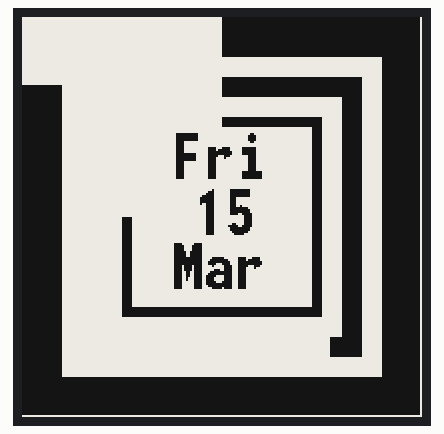
Bench run of a sketch on a simulated ESP32. Parts: 200×200 one-colour display. The local clock reads 2024-03-15 10:24:30 at power-on unless the sketch sets it.

Above: at 2.3 s.
At 30.8 s:
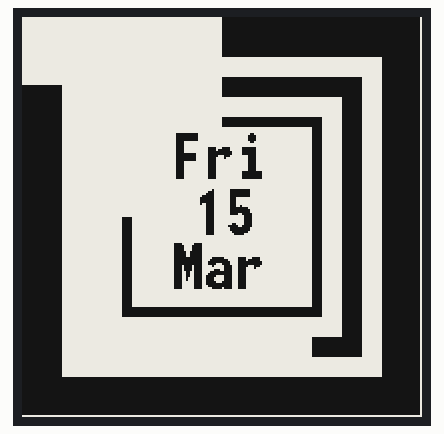
At 91.3 s:
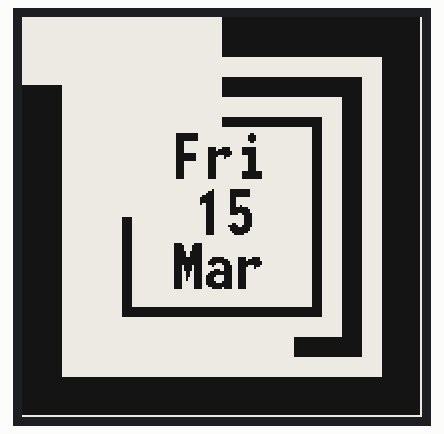

Measured:
- what the display in image 1 shows lasts 60.5 s, from 30.8 s to 91.3 s

The sketch:

square.ino
```cpp
#include "Watchy_square.h"
#include "settings.h"

Watchysquare watchy(settings);

void setup(){
  watchy.init();
}

void loop(){}
```

Watchy_square.cpp
```cpp
#include "Watchy_square.h"

#define DARKMODE false

const uint8_t WIDTH = 66;
const uint8_t HEIGHT = 20;
const uint8_t MINW = 10;
const uint8_t MINH = 10;
int8_t batLev;
int Minx[59] = { 100,109,118,127,136,145,154,160,160,160,160,160,160,160,160,160,160,160,160,160,160,160,160,154, 145, 136, 127, 118, 109, 100, 91, 82, 73, 64, 55, 46, 37, 30, 30, 30, 30, 30, 30, 30, 30, 30, 30, 30, 30, 30, 30, 30, 30, 40, 50, 60, 70, 80, 90 };
int Miny[59] = { 30, 30, 30, 30, 30, 30, 30, 30, 39, 48, 57, 66, 73, 82, 90,100,109,118,127,136,145,154, 160,160, 160, 160, 160, 160, 160, 160,160,160,160,160,160,160,160,160,154, 145,136,127,118,109,100, 91, 82,73, 64, 55, 46, 37, 30, 30, 30, 30, 30, 30, 30};

void Watchysquare::drawWatchFace(){
    display.fillScreen(DARKMODE ? GxEPD_BLACK : GxEPD_WHITE);
    display.setTextColor(DARKMODE ? GxEPD_WHITE : GxEPD_BLACK);
    drawTime();
    drawDate();
    drawBattery();

}
void Watchysquare::drawTime(){

    // reset step counter at midnight
    if (currentTime.Hour == 00 && currentTime.Minute == 00){
      sensor.resetStepCounter();
              //turn off radios
      WiFi.mode(WIFI_OFF);
      btStop();
    }
	// time adjustment of 15,5 seconds each day (Watchy runs too fast)

    if (currentTime.Hour == 00 && currentTime.Minute == 30){

        RTC.read(currentTime);
        int8_t sekunde = currentTime.Second;
        int8_t minute = currentTime.Minute;
        int8_t hour = currentTime.Hour;
        int8_t day = currentTime.Day;
        int8_t month = currentTime.Month;
        int8_t year = tmYearToY2k(currentTime.Year);

        delay(15500);

        tmElements_t tm;
        tm.Month = month;
        tm.Day = day;
        tm.Year = y2kYearToTm(year);
        tm.Hour = hour;
        tm.Minute = minute ;
        tm.Second = sekunde;

        RTC.set(tm);

         }
	// end of time adjustment, if you don't like a time adjustment, just delete above lines

    int8_t Stunde = currentTime.Hour;
    int8_t Minute = currentTime.Minute;

    if (Stunde >= 1 && Stunde<13) {
        display.fillRect(100 , 0, WIDTH, HEIGHT, DARKMODE ? GxEPD_WHITE : GxEPD_BLACK);
    }

    if (Stunde >= 2 && Stunde<14) {
        display.fillRect(166, 0,  WIDTH/2, HEIGHT, DARKMODE ? GxEPD_WHITE : GxEPD_BLACK);
        display.fillRect(180, 0, HEIGHT-1, WIDTH/2, DARKMODE ? GxEPD_WHITE : GxEPD_BLACK);
    }

    if (Stunde >= 3 && Stunde < 15) {
        display.fillRect(180, 33, HEIGHT-1, WIDTH, DARKMODE ? GxEPD_WHITE : GxEPD_BLACK);
    }
    if (Stunde >= 4 && Stunde < 16) {
        display.fillRect(180, 99, HEIGHT-1, WIDTH+1, DARKMODE ? GxEPD_WHITE : GxEPD_BLACK);
    }
    if (Stunde >= 5 && Stunde < 17) {
        display.fillRect(180, 166, HEIGHT-1, WIDTH/2, DARKMODE ? GxEPD_WHITE : GxEPD_BLACK);
        display.fillRect(166, 180, WIDTH / 2, HEIGHT-1, DARKMODE ? GxEPD_WHITE : GxEPD_BLACK);
    }
    if (Stunde >= 6 && Stunde < 18) {
        display.fillRect(100, 180, WIDTH, HEIGHT-1, DARKMODE ? GxEPD_WHITE : GxEPD_BLACK);
    }
    if (Stunde >= 7 && Stunde < 19) {
        display.fillRect(34, 180, WIDTH, HEIGHT-1, DARKMODE ? GxEPD_WHITE : GxEPD_BLACK);
    }
    if (Stunde >= 8 && Stunde < 20) {
        display.fillRect(0, 180,  WIDTH/2+1, HEIGHT-1, DARKMODE ? GxEPD_WHITE : GxEPD_BLACK);
        display.fillRect(0, 166,  HEIGHT, WIDTH / 2, DARKMODE ? GxEPD_WHITE : GxEPD_BLACK);
    }
    if (Stunde >= 9 && Stunde < 21) {
        display.fillRect(0, 100, HEIGHT, WIDTH, DARKMODE ? GxEPD_WHITE : GxEPD_BLACK);
    }
    if (Stunde >= 10 && Stunde < 22) {
        display.fillRect(0, 34, HEIGHT, WIDTH, DARKMODE ? GxEPD_WHITE : GxEPD_BLACK);
    }
    if (Stunde >= 11 && Stunde < 23) {
        display.fillRect(0, 0, HEIGHT, WIDTH/2+1, DARKMODE ? GxEPD_WHITE : GxEPD_BLACK);
        display.fillRect(0, 0, WIDTH / 2 +1, HEIGHT, DARKMODE ? GxEPD_WHITE : GxEPD_BLACK);
    }
    if (Stunde >= 12 ) {
        display.fillRect(34, 0, WIDTH, HEIGHT, DARKMODE ? GxEPD_WHITE : GxEPD_BLACK);
    }

    for (int n = 1; n <= Minute; n++) {

        display.fillRect(Minx[n-1], Miny[n-1], MINW, MINH, DARKMODE ? GxEPD_WHITE : GxEPD_BLACK);
    }


}
void Watchysquare::drawBattery() {
    float VBAT = getBatteryVoltage();

   batLev = 100 - ((4.15 - VBAT)*100);


    if (batLev >= 10) {
        display.fillRect(100, 50, 50, 5, DARKMODE ? GxEPD_WHITE : GxEPD_BLACK);
    }

    if (batLev >= 25) {
        display.fillRect(145, 50, 5, 50, DARKMODE ? GxEPD_WHITE : GxEPD_BLACK);
    }

    if (batLev > 38) {
        display.fillRect(145, 50, 5, 95, DARKMODE ? GxEPD_WHITE : GxEPD_BLACK);
    }

    if (batLev >= 50) {
        display.fillRect(100, 145, 50, 5, DARKMODE ? GxEPD_WHITE : GxEPD_BLACK);
    }

    if (batLev > 62) {
        display.fillRect(50, 145, 100, 5, DARKMODE ? GxEPD_WHITE : GxEPD_BLACK);
    }

    if (batLev >= 75) {
        display.fillRect(50, 100, 5, 50, DARKMODE ? GxEPD_WHITE : GxEPD_BLACK);
    }

    if (batLev > 86) {
        display.fillRect(50, 50, 5, 100, DARKMODE ? GxEPD_WHITE : GxEPD_BLACK);
    }
    if (batLev > 97) {
        display.fillRect(50, 50, 50, 5, DARKMODE ? GxEPD_WHITE : GxEPD_BLACK);
    }
}

void Watchysquare::drawDate() {
        display.setFont(&MONOFONT20pt7b);
        display.setCursor(75, 80);
        String WTag = dayShortStr(currentTime.Wday);
        display.println(WTag);

        display.setCursor(85, 108);
        if (currentTime.Day < 10) {
            display.print("0");
        }
        display.println(currentTime.Day);

        String Monat = monthShortStr(currentTime.Month);
        display.setCursor(75, 135);
        display.println(Monat);


    }
```

Watchy_square.h
```cpp
#ifndef WATCHY_square_H
#define WATCHY_square_H

#ifdef WATCHY_SIM
    #include "..\..\Watchy.h"
#else // WATCHY_SIM
    #include <Watchy.h>
#endif // WATCHY_SIM
#include "MONOFONT20pt7b.h"


class Watchysquare : public Watchy{
    using Watchy::Watchy;
    public:
        void drawWatchFace();
        void drawTime();
        void drawDate();
        void drawBattery();
};

#endif
```

settings.h
```cpp
#ifndef SETTINGS_H
#define SETTINGS_H

watchySettings settings{

    .vibrateOClock = false,

};

#endif
```

Source omitted: NOFONT20pt7b.h (data table, 23065 bytes)
